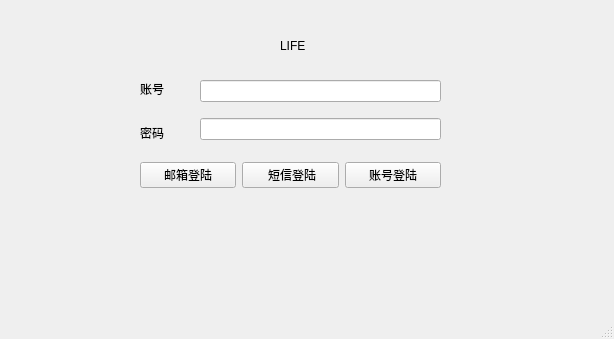
<?xml version="1.0" encoding="UTF-8"?>
<ui version="4.0">
 <class>MainWindow</class>
 <widget class="QMainWindow" name="MainWindow">
  <property name="geometry">
   <rect>
    <x>0</x>
    <y>0</y>
    <width>614</width>
    <height>339</height>
   </rect>
  </property>
  <property name="windowTitle">
   <string>MainWindow</string>
  </property>
  <widget class="QWidget" name="centralwidget">
   <widget class="QWidget" name="verticalLayoutWidget">
    <property name="geometry">
     <rect>
      <x>140</x>
      <y>70</y>
      <width>61</width>
      <height>81</height>
     </rect>
    </property>
    <layout class="QVBoxLayout" name="verticalLayout">
     <item>
      <widget class="QLabel" name="label">
       <property name="text">
        <string>账号</string>
       </property>
      </widget>
     </item>
     <item>
      <widget class="QLabel" name="label_2">
       <property name="text">
        <string>密码</string>
       </property>
      </widget>
     </item>
    </layout>
   </widget>
   <widget class="QWidget" name="verticalLayoutWidget_2">
    <property name="geometry">
     <rect>
      <x>200</x>
      <y>70</y>
      <width>241</width>
      <height>81</height>
     </rect>
    </property>
    <layout class="QVBoxLayout" name="verticalLayout_2">
     <item>
      <widget class="QLineEdit" name="lineEdit"/>
     </item>
     <item>
      <widget class="QLineEdit" name="lineEdit_2"/>
     </item>
    </layout>
   </widget>
   <widget class="QWidget" name="horizontalLayoutWidget">
    <property name="geometry">
     <rect>
      <x>140</x>
      <y>150</y>
      <width>301</width>
      <height>51</height>
     </rect>
    </property>
    <layout class="QHBoxLayout" name="horizontalLayout">
     <item>
      <widget class="QPushButton" name="pushButton_2">
       <property name="text">
        <string>邮箱登陆</string>
       </property>
      </widget>
     </item>
     <item>
      <widget class="QPushButton" name="pushButton">
       <property name="text">
        <string> 短信登陆</string>
       </property>
      </widget>
     </item>
     <item>
      <widget class="QPushButton" name="pushButton_3">
       <property name="text">
        <string>账号登陆</string>
       </property>
      </widget>
     </item>
    </layout>
   </widget>
   <widget class="QLabel" name="label_3">
    <property name="geometry">
     <rect>
      <x>280</x>
      <y>40</y>
      <width>54</width>
      <height>12</height>
     </rect>
    </property>
    <property name="text">
     <string>LIFE</string>
    </property>
   </widget>
  </widget>
  <widget class="QMenuBar" name="menubar">
   <property name="geometry">
    <rect>
     <x>0</x>
     <y>0</y>
     <width>614</width>
     <height>23</height>
    </rect>
   </property>
  </widget>
  <widget class="QStatusBar" name="statusbar"/>
 </widget>
 <resources/>
 <connections/>
</ui>
